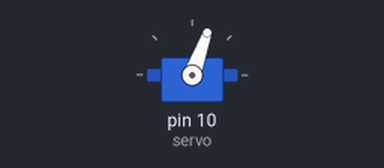
Simulated run of this sketch. Board: Arduino Uno, built with avr-gcc and run on an emulated ATmega328P. On the bench: servo.

Above: at 0.05 s.
At 3.0 s:
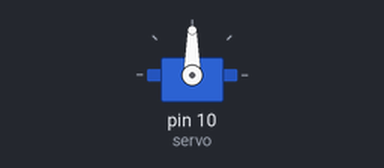
At 6.0 s:
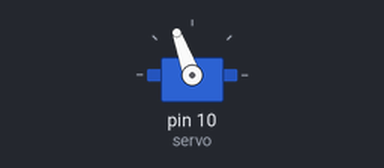
Timing chart, 0 to 7.8 s (numbered marks = the images above):
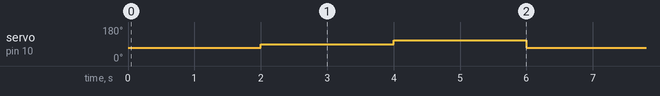

The sketch:

servo_drive.ino
```cpp
#include <Servo.h> //используем библиотеку для работы с сервоприводом

Servo servo; //объявляем переменную servo типа Servo

void setup() //процедура setup

{

servo.attach(10); //привязываем привод к порту 10

}

void loop() //процедура loop

{

servo.write(70); //ставим вал под 0

delay(2000); //ждем 2 секунды

servo.write(90); //ставим вал под 180

delay(2000); //ждем 2 секунды

servo.write(110); //ставим вал под 180

delay(2000); //ждем 2 секунды

}
```

Measured:
- by itself, servo on pin 10 (servo): repeats every 6.0 s: 110° 2.0 s, 70° 2.0 s, 90° 2.0 s
